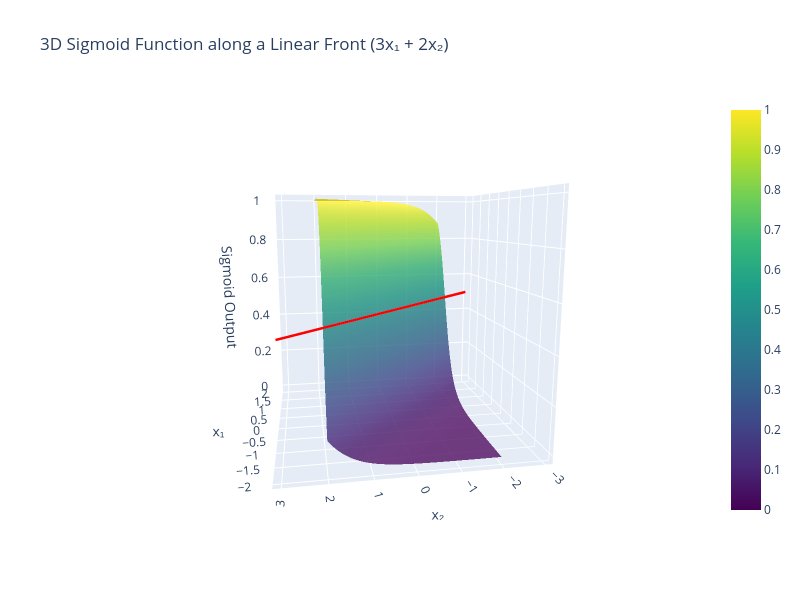

This figure's notebook cell:
### Code cell
import numpy as np
import plotly.graph_objects as go

# Define the sigmoid function
def sigmoid(z):
    return 1 / (1 + np.exp(-z))

# Create a grid of values for x1 and x2
x1 = np.linspace(-2, 2, 100)
x2 = np.linspace(-2, 2, 100)
X1, X2 = np.meshgrid(x1, x2)

# Define a linear combination (a "linear front") for X1 and X2
Z = 3 * X1 + 2 * X2

# Apply the sigmoid function to the linear front
Y = sigmoid(Z)

# Create the 3D surface plot
fig = go.Figure(
    data=[
        go.Surface(
            x=X1,
            y=X2,
            z=Y,
            colorscale='Viridis',
            opacity=0.8,
            showscale=True
        )
    ]
)

# Add the decision boundary line (where σ = 0.5 ⇒ 3x1 + 2x2 = 0)
x1_line = np.linspace(-2, 2, 100)
x2_line = -(3/2) * x1_line
y_line = sigmoid(3 * x1_line + 2 * x2_line)  # should all be 0.5
fig.add_trace(
    go.Scatter3d(
        x=x1_line,
        y=x2_line,
        z=y_line,
        mode='lines',
        line=dict(color='red', width=5),
        name='σ = 0.5 boundary'
    )
)

# Layout customization
fig.update_layout(
    title='3D Sigmoid Function along a Linear Front (3x₁ + 2x₂)',
    scene=dict(
        xaxis_title='x₁',
        yaxis_title='x₂',
        zaxis_title='Sigmoid Output'
    ),
    width=800,
    height=600
)

fig.show()

### Figure 1 — Plotly figure (JSON) as saved in the notebook; plotly's stock layout.template omitted (floating-point values rounded to 4 significant figures; data arrays with more than 128 entries replaced by an {"elided": "..."} marker saying what was removed)
{"data": [{"colorscale": [[0, "#440154"], [0.1111, "#482878"], [0.2222, "#3e4989"], [0.3333, "#31688e"], [0.4444, "#26828e"], [0.5556, "#1f9e89"], [0.6667, "#35b779"], [0.7778, "#6ece58"], [0.8889, "#b5de2b"], [1, "#fde725"]], "opacity": 0.8, "showscale": true, "type": "surface", "x": {"elided": "100x100 float values"}, "y": {"elided": "100x100 float values"}, "z": {"elided": "100x100 float values"}}, {"line": {"color": "red", "width": 5}, "mode": "lines", "name": "σ = 0.5 boundary", "type": "scatter3d", "x": [-2, -1.96, -1.919, -1.879, -1.838, -1.798, -1.758, -1.717, -1.677, -1.636, -1.596, -1.556, -1.515, -1.475, -1.434, -1.394, -1.354, -1.313, -1.273, -1.232, -1.192, -1.152, -1.111, -1.071, -1.03, -0.9899, -0.9495, -0.9091, -0.8687, -0.8283, -0.7879, -0.7475, -0.7071, -0.6667, -0.6263, -0.5859, -0.5455, -0.5051, -0.4646, -0.4242, -0.3838, -0.3434, -0.303, -0.2626, -0.2222, -0.1818, -0.1414, -0.101, -0.06061, -0.0202, 0.0202, 0.06061, 0.101, 0.1414, 0.1818, 0.2222, 0.2626, 0.303, 0.3434, 0.3838, 0.4242, 0.4646, 0.5051, 0.5455, 0.5859, 0.6263, 0.6667, 0.7071, 0.7475, 0.7879, 0.8283, 0.8687, 0.9091, 0.9495, 0.9899, 1.03, 1.071, 1.111, 1.152, 1.192, 1.232, 1.273, 1.313, 1.354, 1.394, 1.434, 1.475, 1.515, 1.556, 1.596, 1.636, 1.677, 1.717, 1.758, 1.798, 1.838, 1.879, 1.919, 1.96, 2], "y": [3, 2.939, 2.879, 2.818, 2.758, 2.697, 2.636, 2.576, 2.515, 2.455, 2.394, 2.333, 2.273, 2.212, 2.152, 2.091, 2.03, 1.97, 1.909, 1.848, 1.788, 1.727, 1.667, 1.606, 1.545, 1.485, 1.424, 1.364, 1.303, 1.242, 1.182, 1.121, 1.061, 1.0, 0.9394, 0.8788, 0.8182, 0.7576, 0.697, 0.6364, 0.5758, 0.5152, 0.4545, 0.3939, 0.3333, 0.2727, 0.2121, 0.1515, 0.09091, 0.0303, -0.0303, -0.09091, -0.1515, -0.2121, -0.2727, -0.3333, -0.3939, -0.4545, -0.5152, -0.5758, -0.6364, -0.697, -0.7576, -0.8182, -0.8788, -0.9394, -1.0, -1.061, -1.121, -1.182, -1.242, -1.303, -1.364, -1.424, -1.485, -1.545, -1.606, -1.667, -1.727, -1.788, -1.848, -1.909, -1.97, -2.03, -2.091, -2.152, -2.212, -2.273, -2.333, -2.394, -2.455, -2.515, -2.576, -2.636, -2.697, -2.758, -2.818, -2.879, -2.939, -3], "z": [0.5, 0.5, 0.5, 0.5, 0.5, 0.5, 0.5, 0.5, 0.5, 0.5, 0.5, 0.5, 0.5, 0.5, 0.5, 0.5, 0.5, 0.5, 0.5, 0.5, 0.5, 0.5, 0.5, 0.5, 0.5, 0.5, 0.5, 0.5, 0.5, 0.5, 0.5, 0.5, 0.5, 0.5, 0.5, 0.5, 0.5, 0.5, 0.5, 0.5, 0.5, 0.5, 0.5, 0.5, 0.5, 0.5, 0.5, 0.5, 0.5, 0.5, 0.5, 0.5, 0.5, 0.5, 0.5, 0.5, 0.5, 0.5, 0.5, 0.5, 0.5, 0.5, 0.5, 0.5, 0.5, 0.5, 0.5, 0.5, 0.5, 0.5, 0.5, 0.5, 0.5, 0.5, 0.5, 0.5, 0.5, 0.5, 0.5, 0.5, 0.5, 0.5, 0.5, 0.5, 0.5, 0.5, 0.5, 0.5, 0.5, 0.5, 0.5, 0.5, 0.5, 0.5, 0.5, 0.5, 0.5, 0.5, 0.5, 0.5]}], "layout": {"height": 600, "scene": {"aspectmode": "auto", "aspectratio": {"x": 1, "y": 1, "z": 1}, "camera": {"center": {"x": 0, "y": 0, "z": 0}, "eye": {"x": -2.098, "y": 0.3753, "z": 0.3823}, "projection": {"type": "perspective"}, "up": {"x": 0, "y": 0, "z": 1}}, "xaxis": {"title": {"text": "x₁"}, "type": "linear"}, "yaxis": {"title": {"text": "x₂"}, "type": "linear"}, "zaxis": {"title": {"text": "Sigmoid Output"}, "type": "linear"}}, "title": {"text": "3D Sigmoid Function along a Linear Front (3x₁ + 2x₂)"}, "width": 800}}
